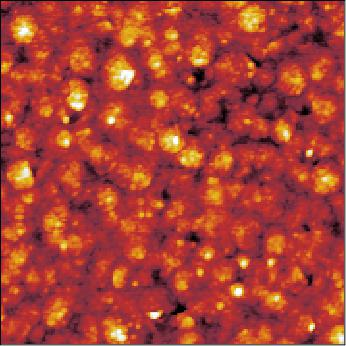
#> input picture data/denoising/de5.jpg, 346 x 346 px
$ jupyter execute --allow-errors denoising-afm.ipynb   (shell and % lines are left out)   (older library calls are emulated)
#> lines starting #> are read from the running program, lines starting #| are printed output that depends on the picture
#> in load, img is the input picture: PIL image 346x346 RGB; mean R, G, B 168.1, 63.8, 51.9
### utils/common_utils.py
import torch
import torch.nn as nn
import torchvision
import sys

import numpy as np
from PIL import Image
import PIL
import numpy as np

import matplotlib.pyplot as plt

def crop_image(img, d=32):
    '''Make dimensions divisible by `d`'''
#> called with d = 32

    new_size = (img.size[0] - img.size[0] % d,
                img.size[1] - img.size[1] % d)
#> new_size = (320, 320)

    bbox = [
            int((img.size[0] - new_size[0])/2),
            int((img.size[1] - new_size[1])/2),
            int((img.size[0] + new_size[0])/2),
            int((img.size[1] + new_size[1])/2),
    ]
#> bbox = [13, 13, 333, 333]

    img_cropped = img.crop(bbox)
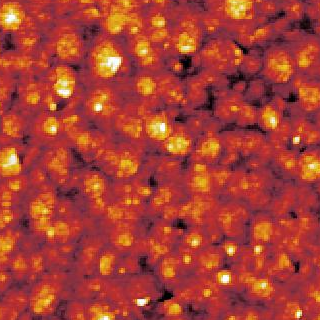
#> img_cropped: PIL image 320x320 RGB; mean R, G, B 169.3, 63.3, 51.1
    return img_cropped

# [25 lines left out: function get_params, not called in this run]

def get_image_grid(images_np, nrow=8):
    '''Creates a grid from a list of images by concatenating them.'''
    images_torch = [torch.from_numpy(x) for x in images_np]
    torch_grid = torchvision.utils.make_grid(images_torch, nrow)

    return torch_grid.numpy()

def plot_image_grid(images_np, nrow =8, factor=1, interpolation='lanczos'):
    """Draws images in a grid

    Args:
        images_np: list of images, each image is np.array of size 3xHxW of 1xHxW
        nrow: how many images will be in one row
        factor: size if the plt.figure
        interpolation: interpolation used in plt.imshow
    """
#> called with nrow = 4, factor = 5, interpolation = 'lanczos'
    n_channels = max(x.shape[0] for x in images_np)
#> n_channels = 3
    assert (n_channels == 3) or (n_channels == 1), "images should have 1 or 3 channels"

    images_np = [x if (x.shape[0] == n_channels) else np.concatenate([x, x, x], axis=0) for x in images_np]
#> images_np = 1 item

    grid = get_image_grid(images_np, nrow)

    plt.figure(figsize=(len(images_np) + factor, 12 + factor))

    if images_np[0].shape[0] == 1:
        plt.imshow(grid[0], cmap='gray', interpolation=interpolation)
    else:
        plt.imshow(grid.transpose(1, 2, 0), interpolation=interpolation)

    plt.show()

    return grid

def load(path):
    """Load PIL image."""
    img = Image.open(path)
    return img

def get_image(path, imsize=-1):
    """Load an image and resize to a cpecific size.

    Args:
        path: path to image
        imsize: tuple or scalar with dimensions; -1 for `no resize`
    """
    img = load(path)

    if isinstance(imsize, int):
        imsize = (imsize, imsize)

    if imsize[0]!= -1 and img.size != imsize:
        if imsize[0] > img.size[0]:
            img = img.resize(imsize, Image.BICUBIC)
        else:
            img = img.resize(imsize, Image.ANTIALIAS)

    img_np = pil_to_np(img)

    return img, img_np


# [36 lines left out: functions fill_noise, get_noise, not called in this run]

def pil_to_np(img_PIL):
    '''Converts image in PIL format to np.array.

    From W x H x C [0...255] to C x W x H [0..1]
    '''
    ar = np.array(img_PIL)

    if len(ar.shape) == 3:
        ar = ar.transpose(2,0,1)
    else:
        ar = ar[None, ...]

    return ar.astype(np.float32) / 255.

# [64 lines left out: functions np_to_pil, np_to_torch, torch_to_np, optimize, not called in this run]

### skip.py
import torch
import torch.nn as nn
from common import *

def skip(
        num_input_channels=2, num_output_channels=3,
        num_channels_down=[16, 32, 64, 128, 128], num_channels_up=[16, 32, 64, 128, 128], num_channels_skip=[4, 4, 4, 4, 4],
        filter_size_down=3, filter_size_up=3, filter_skip_size=1,
        need_sigmoid=True, need_bias=True,
        pad='zero', upsample_mode='nearest', downsample_mode='stride', act_fun='LeakyReLU',
        need1x1_up=True):
    """Assembles encoder-decoder with skip connections.

    Arguments:
        act_fun: Either string 'LeakyReLU|Swish|ELU|none' or module (e.g. nn.ReLU)
        pad (string): zero|reflection (default: 'zero')
        upsample_mode (string): 'nearest|bilinear' (default: 'nearest')
        downsample_mode (string): 'stride|avg|max|lanczos2' (default: 'stride')

    """
    assert len(num_channels_down) == len(num_channels_up) == len(num_channels_skip)

    n_scales = len(num_channels_down)

    if not (isinstance(upsample_mode, list) or isinstance(upsample_mode, tuple)) :
        upsample_mode   = [upsample_mode]*n_scales

    if not (isinstance(downsample_mode, list)or isinstance(downsample_mode, tuple)):
        downsample_mode   = [downsample_mode]*n_scales

    if not (isinstance(filter_size_down, list) or isinstance(filter_size_down, tuple)) :
        filter_size_down   = [filter_size_down]*n_scales

    if not (isinstance(filter_size_up, list) or isinstance(filter_size_up, tuple)) :
        filter_size_up   = [filter_size_up]*n_scales

    last_scale = n_scales - 1

    cur_depth = None

    model = nn.Sequential()
    model_tmp = model

    input_depth = num_input_channels
    for i in range(len(num_channels_down)):

        deeper = nn.Sequential()
        skip = nn.Sequential()

        if num_channels_skip[i] != 0:
            model_tmp.add(Concat(1, skip, deeper))
        else:
            model_tmp.add(deeper)

        model_tmp.add(bn(num_channels_skip[i] + (num_channels_up[i + 1] if i < last_scale else num_channels_down[i])))

        if num_channels_skip[i] != 0:
            skip.add(conv(input_depth, num_channels_skip[i], filter_skip_size, bias=need_bias, pad=pad))
            skip.add(bn(num_channels_skip[i]))
            skip.add(act(act_fun))

        # skip.add(Concat(2, GenNoise(nums_noise[i]), skip_part))

        deeper.add(conv(input_depth, num_channels_down[i], filter_size_down[i], 2, bias=need_bias, pad=pad, downsample_mode=downsample_mode[i]))
        deeper.add(bn(num_channels_down[i]))
        deeper.add(act(act_fun))

        deeper.add(conv(num_channels_down[i], num_channels_down[i], filter_size_down[i], bias=need_bias, pad=pad))
        deeper.add(bn(num_channels_down[i]))
        deeper.add(act(act_fun))

        deeper_main = nn.Sequential()

        if i == len(num_channels_down) - 1:
            # The deepest
            k = num_channels_down[i]
        else:
            deeper.add(deeper_main)
            k = num_channels_up[i + 1]

        deeper.add(nn.Upsample(scale_factor=2, mode=upsample_mode[i]))

        model_tmp.add(conv(num_channels_skip[i] + k, num_channels_up[i], filter_size_up[i], 1, bias=need_bias, pad=pad))
        model_tmp.add(bn(num_channels_up[i]))
        model_tmp.add(act(act_fun))


        if need1x1_up:
            model_tmp.add(conv(num_channels_up[i], num_channels_up[i], 1, bias=need_bias, pad=pad))
            model_tmp.add(bn(num_channels_up[i]))
            model_tmp.add(act(act_fun))

        input_depth = num_channels_down[i]
        model_tmp = deeper_main

    model.add(conv(num_channels_up[0], num_output_channels, 1, bias=need_bias, pad=pad))
    if need_sigmoid:
        model.add(nn.Sigmoid())

    return model

### denoising-afm.ipynb
Code for **"Blind restoration of a JPEG-compressed image"** and **"Blind image denoising"** figures. Select `fname` below to switch between the two.

- To see overfitting set `num_iter` to a large value.

# Import libs

[cell 1]
# !wget clone https://github.com/DmitryUlyanov/deep-image-prior
from google.colab import drive
drive.mount('/content/gdrive', force_remount=True)
import os
os.chdir("/content/gdrive/My Drive/Colab Notebooks/deep-image-prior-master")

[cell 2]
from __future__ import print_function
import matplotlib.pyplot as plt

import os
#os.environ['CUDA_VISIBLE_DEVICES'] = '3'

import numpy as np
from common import *
from dcgan import *
from downsampler import *
from resnet import *
from skip import *
from texture_nets import *
from unet import *

import torch
import torch.optim

from skimage.measure import compare_psnr
from utils.denoising_utils import *

torch.backends.cudnn.enabled = True
torch.backends.cudnn.benchmark =True
dtype = torch.cuda.FloatTensor

imsize =-1
PLOT = True
sigma = 25
sigma_ = sigma/255.

[cell 3]
# deJPEG
# fname = 'data/denoising/snail.jpg'

## denoising
#fname = 'data/denoising/F16_GT.png'
fname = 'data/denoising/de5.jpg'

# Load image

[cell 4]
if fname == 'data/denoising/snail.jpg':
    img_noisy_pil = crop_image(get_image(fname, imsize)[0], d=32)
    img_noisy_np = pil_to_np(img_noisy_pil)

    # As we don't have ground truth
    img_pil = img_noisy_pil
    img_np = img_noisy_np

    if PLOT:
        plot_image_grid([img_np], 4, 5);

elif fname == 'data/denoising/F16_GT.png':
    # Add synthetic noise
    img_pil = crop_image(get_image(fname, imsize)[0], d=32)
    img_np = pil_to_np(img_pil)

    img_noisy_pil, img_noisy_np = get_noisy_image(img_np, sigma_)

    if PLOT:
        plot_image_grid([img_np, img_noisy_np], 4, 6);
else:
    img_noisy_pil = crop_image(get_image(fname, imsize)[0], d=32)
    img_noisy_np = pil_to_np(img_noisy_pil)

    # As we don't have ground truth
    img_pil = img_noisy_pil
    img_np = img_noisy_np

    if PLOT:
        plot_image_grid([img_np], 4, 5);
#> (the call stopped at in get_image_grid, `images_torch = [torch.from_numpy(x) for x in images_np]`: torch is not available in this run)

# Setup

[cell 5]
from skip import skip
from texture_nets import get_texture_nets
from resnet import ResNet
from unet import UNet

import torch.nn as nn

# [25 lines left out: function get_net, not called in this run]

[cell 6]
INPUT = 'noise' # 'meshgrid'
pad = 'reflection'
OPT_OVER = 'net' # 'net,input'

reg_noise_std = 1./30. # set to 1./20. for sigma=50
LR = 0.01

OPTIMIZER='adam' # 'LBFGS'
show_every = 100
exp_weight=0.99

#> (the rest of this cell did not finish here and is left out)


$ run again, with data/denoising/de1.jpg copied over data/denoising/de5.jpg
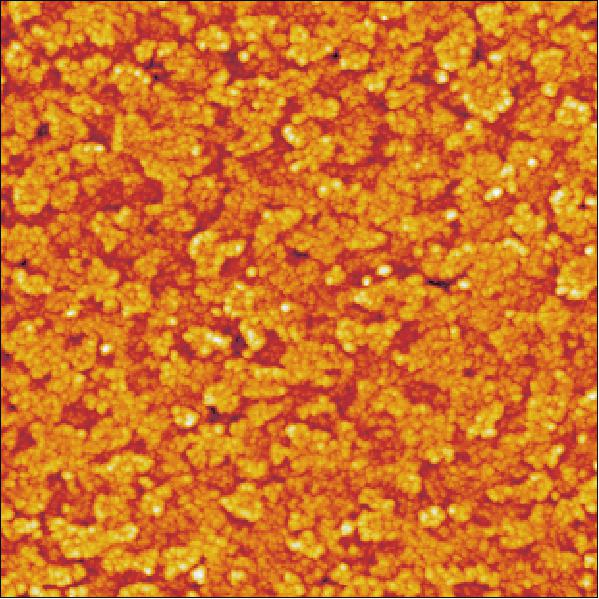
#> input picture data/denoising/de1.jpg, 599 x 599 px
#> in load, img is the input picture: PIL image 599x599 RGB; mean R, G, B 211, 114.6, 37.7
#> new_size = (576, 576)
#> bbox = [11, 11, 587, 587]
#> in crop_image, `img_cropped = img.crop(bbox)`:
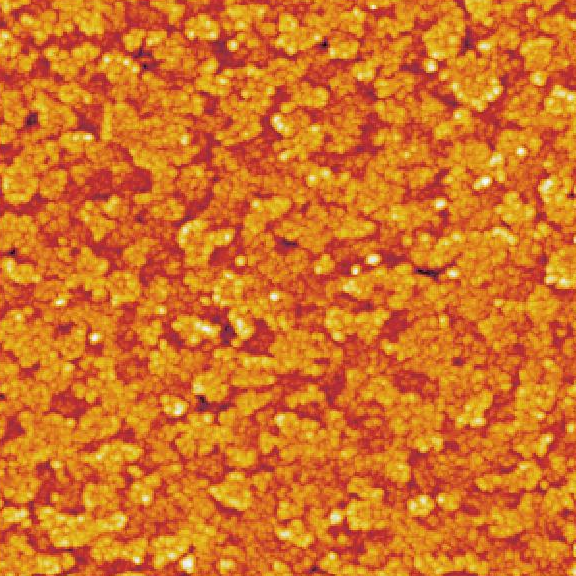
#> img_cropped: PIL image 576x576 RGB; mean R, G, B 212.2, 114.9, 36.9
#> n_channels = 3
#> images_np = 1 item

$ run again, with data/denoising/de2.jpg copied over data/denoising/de5.jpg
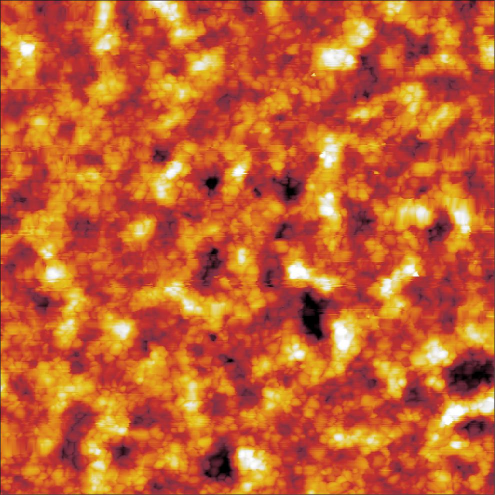
#> input picture data/denoising/de2.jpg, 990 x 990 px (shown at 1/2 size)
#> in load, img is the input picture: PIL image 990x990 RGB; mean R, G, B 196.9, 96.9, 47.6
#> new_size = (960, 960)
#> bbox = [15, 15, 975, 975]
#> in crop_image, `img_cropped = img.crop(bbox)`:
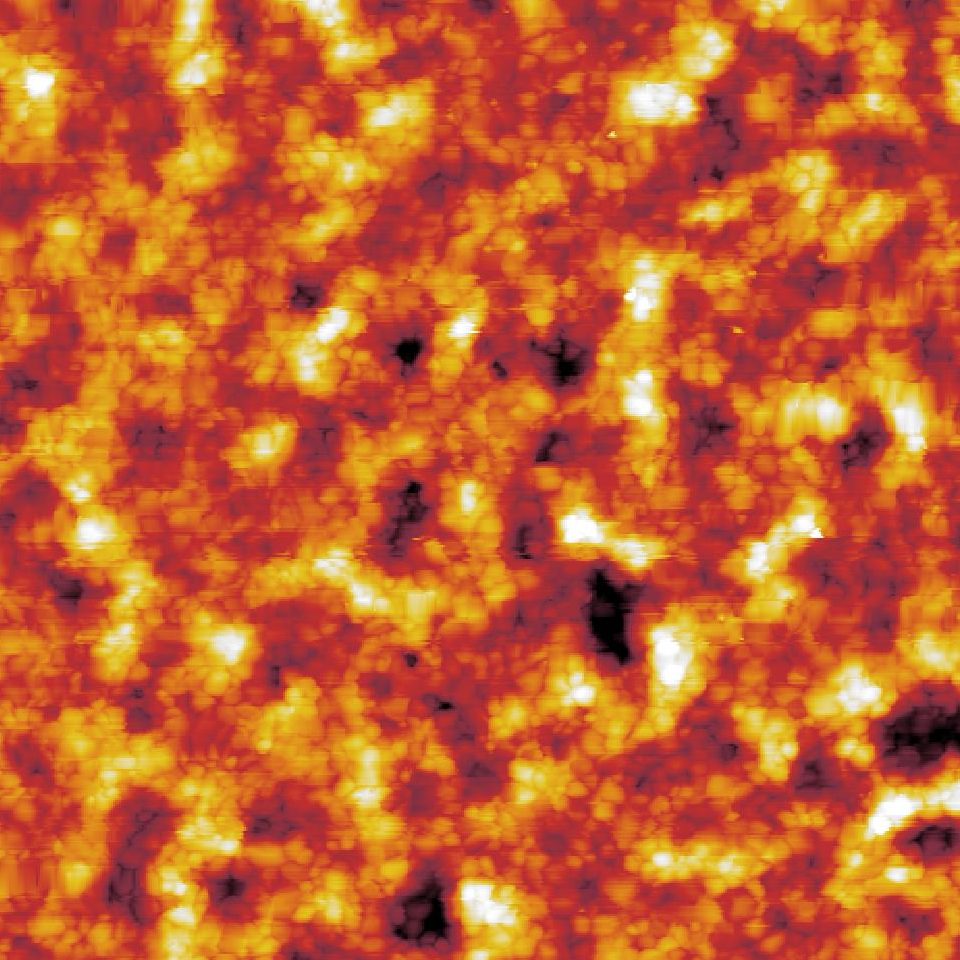
#> img_cropped: PIL image 960x960 RGB; mean R, G, B 197.6, 97.4, 47.6
#> n_channels = 3
#> images_np = 1 item

$ run again, with data/denoising/de3.jpg copied over data/denoising/de5.jpg
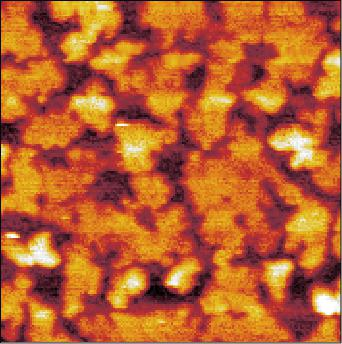
#> input picture data/denoising/de3.jpg, 342 x 344 px
#> in load, img is the input picture: PIL image 342x344 RGB; mean R, G, B 184.6, 95.1, 46.2
#> new_size = (320, 320)
#> bbox = [11, 12, 331, 332]
#> in crop_image, `img_cropped = img.crop(bbox)`:
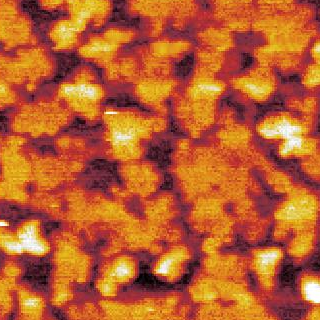
#> img_cropped: PIL image 320x320 RGB; mean R, G, B 186.3, 95.1, 45.7
#> n_channels = 3
#> images_np = 1 item
